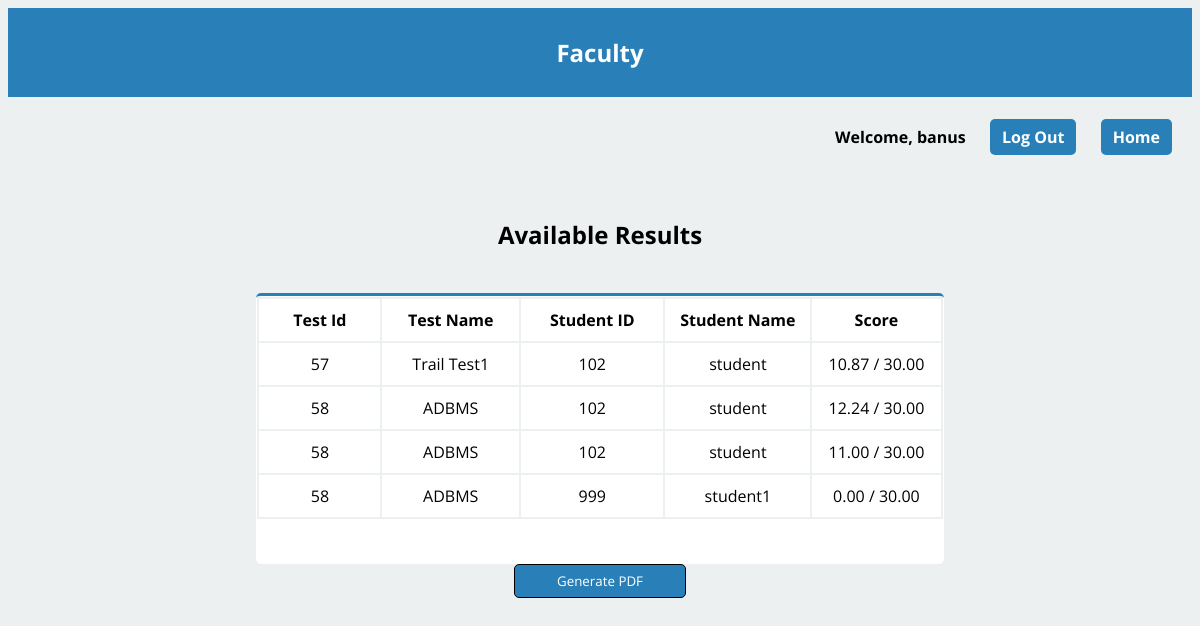
The app's page /faculty-results-view.php (signed in) with its own data.
### tables this page shows
CREATE TABLE `faculty` (
  `faculty_ID` int(5) NOT NULL,
  `password` varchar(200) DEFAULT NULL,
  `faculty_name` varchar(50) NOT NULL,
  `email` varchar(100) NOT NULL,
  `mobile` varchar(10) NOT NULL
);

CREATE TABLE `scores` (
  `test_id` int(3) NOT NULL,
  `student_ID` char(9) NOT NULL,
  `score` float(6,2) NOT NULL,
  `q1_score` decimal(5,2) DEFAULT 0.00,
  `q2_score` decimal(5,2) DEFAULT 0.00,
  `q3_score` decimal(5,2) DEFAULT 0.00
);

CREATE TABLE `tests` (
  `test_ID` int(3) NOT NULL,
  `test_name` varchar(20) NOT NULL,
  `question1_ID` int(3) NOT NULL,
  `question2_ID` int(3) NOT NULL,
  `question3_ID` int(3) NOT NULL
);

CREATE TABLE `students` (
  `student_ID` char(9) NOT NULL,
  `password` varchar(200) DEFAULT NULL,
  `student_name` varchar(50) NOT NULL,
  `email` varchar(100) NOT NULL,
  `mobile` varchar(10) NOT NULL
);

### faculty-session.php (called while the page is built, shortened)
<?php
   include('config.php');
   $user_check = $_SESSION['login_user'];
   $ses_sql = mysqli_query($db,"select faculty_ID, faculty_name , email from faculty where faculty_name = '$user_check' ");
   $row = mysqli_fetch_array($ses_sql,MYSQLI_ASSOC);
   $login_session = $row['faculty_name'];
?>

### faculty-results-view.php (the view, shortened to what this page needs)
<?php
    include('faculty-session.php');
?>
<html>
    <head>
        <link rel='stylesheet' type='text/css' href='style.css'>
    </head>
    <body>
        <header class='header'>
            <h2><a class='header-link' href='faculty-home.php'>Faculty</a></h2>
        </header>
        <div class='welcome'>
            <h4 class='align-right'>Welcome, <?php echo $login_session; ?> &emsp; <a href='logout.php'>Log Out</a> &emsp; <a href='faculty-home.php'>Home</a></h4>
        </div>
        <div class='main-content'>
            <?php
                $sql = "SELECT tests.test_ID, tests.test_name, students.student_ID, students.student_name, scores.score FROM tests JOIN scores ON tests.test_ID=scores.test_ID JOIN students on scores.student_ID = students.student_ID";
                $result = mysqli_query($db, $sql);
                if(mysqli_num_rows($result)==0){
                    echo '<h2 class="align-center" style="color: red;">No results available!</h2>';
                }
                else{
                    echo '<h2 class="align-center">Available Results</h2><br>
                        <div class="row"><div class="faculty-results-table">
                            <table>
                                <tr>
                                    <th style="width: 276.4px;"">Test Id</th>
                                    <th style="width: 276.4px;"">Test Name</th>
                                    <th style="width: 276.4px;"">Student ID</th>
                                    <th style="width: 276.4px;"">Student Name</th>
                                    <th style="width: 276.4px;">Score</th>
                                </tr>';
                    while($row = mysqli_fetch_array($result, MYSQLI_ASSOC)){
                        echo '<tr>
                                <td class="align-center">' . $row["test_ID"] . '</td>
                                <td class="align-center">' . $row["test_name"] . '</td>
                                <td class="align-center">' . $row["student_ID"] . '</td>
                                <td class="align-center">' . $row["student_name"] . '</td>
                                <td class="align-center">' . $row["score"] . ' / 30.00</td>
                            </tr>';
                    }
                    echo '</table><br><br></div></div>';
                }
            ?>
                        <div style="text-align: center;">
             <form action="faculty-result-generate-pdf.php" method="post">
        <input type="submit" name="generate_pdf" value="Generate PDF">
    </form>
    </div>
        </div>
    </body>
</html>

### style.css (style rules this page uses)
body { font-family: 'Open Sans'; background-color: #ecf0f1; }
.header { padding-top: 1px; padding-bottom: 1px; background-color: #2980b9; color: #fff; font-family: 'Open Sans'; text-align: center; }
.main-content { margin: 20px; padding: 1px; align-items: center; }
.row { display: flex; }
h4, p { padding-left: 20px; }
.align-right { padding-right: 20px; text-align: right; }
.align-center { text-align: center; }
a:link, a:visited { background-color: #2980b9; color: white; padding: 7px 12px; text-decoration: none; display: inline-block; border-radius: 5px; }
input, textarea { font-family: 'Open Sans'; width: 60%; margin: auto; display: block; padding: 10px; border: 1px solid black; border-radius: 2px; }
button, input[type=submit] { font-family: 'Open Sans'; width: 15%; margin: auto; align: center; display: inline-block; text-align: center; background-color: #2980b9; color: white; padding: 7px 12px; text-decoration: none; border-radius: 5px; }
.welcome { padding-top: 1px; padding-bottom: 1px; }
table, th, td { border: 2px solid; border-color: #ecf0f1; border-collapse: collapse; border-radius: 5px; padding: 10px; }
.profile-table, .faculty-results-table { background-color: #fff; padding: 1px; border-radius: 5px; border-top-style: solid; border-top-width: 3px; border-top-color: #2980b9; width: 60%; margin-left: auto; margin-right: auto; }

### records on screen
faculty: faculty_name "banus"
scores: test.test_ID "57", test.test_name "Trail Test1", student_ID.student_ID "102", student_ID.student_name "student", score "10.87"
scores: test.test_ID "58", test.test_name "ADBMS", student_ID.student_ID "102", student_ID.student_name "student", score "12.24"
scores: test.test_ID "58", test.test_name "ADBMS", student_ID.student_ID "102", student_ID.student_name "student", score "11.00"
scores: test.test_ID "58", test.test_name "ADBMS", student_ID.student_ID "999", student_ID.student_name "student1", score "0.00"
